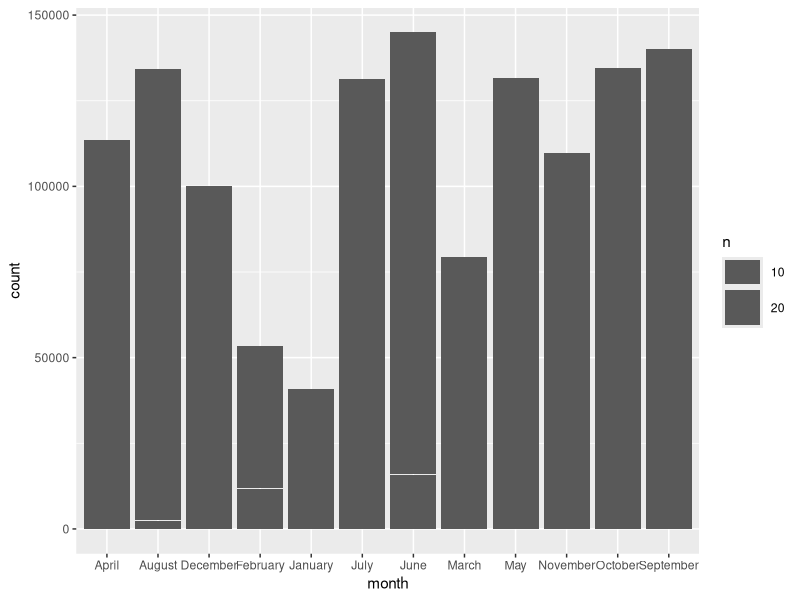

Write the R code that produced this figure.
library(ggplot2)
library(lubridate)

rm(list=ls())

# Import du .csv en vue d'explorer les données avec Shiny
df = read.csv(file = "df.csv",header = T,sep ="," ,stringsAsFactors = F)
df$datetime= strptime(df$datetime, "%Y-%m-%d %H:%M:%S",tz = "GMT")
# lapply(df,class)
# Verif : df[,c("datetime","datetime_new")]

# discret : season, holiday, workingday,weather,month,hour,day, year
df$season = as.factor(df$season)
df$holiday = as.factor(df$holiday)
df$workingday = as.factor(df$workingday)
df$weather = as.factor(df$weather)
df$month = as.factor(df$month)
df$hour = as.factor(df$hour)
df$day = as.factor(df$day)
df$year = as.factor(df$year)
# levels(df$month) = c("January","February","March","April","May","June","July","August","September","October","November","December")
# levels(df$day) = c("Monday","Tuesday","Wednesday","Thursday","Friday","Saturday","Sunday")

# Sauvegarde du dataframe nettoyé
saveRDS(object = df,file = "df.rds")




#  LES FONCTIONS * * * * * * * * * * * * * * * * * * * * * * * * * * * * 

# Fonction qui dit si une variable est factorielle ou non
fun_is_factor = function(name_var){
  return(is.factor(df[[name_var]]))
}

# Fonction qui prend une variable 'text' et qui créer un graphique croisé avec la target
fun_build_2d_plot =function(df,name_var){
  
  # Quel est le format de la variable a plotter
  decision = fun_is_factor(name_var)
  
  # le cas ou la variable est catégorielle
  if (decision){
    p <- ggplot(df, aes_string(name_var,"count")) + 
      geom_bar(stat="sum")
  } else { # le cas ou elle est continue
    p <- ggplot(df, aes_string(name_var, "count")) +
      geom_point() +
      stat_summary(fun.data=mean_cl_normal) +
      geom_smooth(method='lm') + ylim(c(0,max(df$count)))
  }
  
  return(p)
}
# test de la fonction
fun_build_2d_plot(df,"month")





# Fonction qui filtre le dataframe en fonction d'une date de début et une date de fin
fun_filter_df = function(df,date_debut,date_fin){
  filter = df$datetime<=date_fin & df$datetime>=date_debut
  resultat = df[filter,]
  return (resultat)
}
# date_debut = as.Date("2011-06-22")
# date_fin = as.Date("2011-11-13")
# resultat = fun_filter_df(df,date_debut,date_fin)

